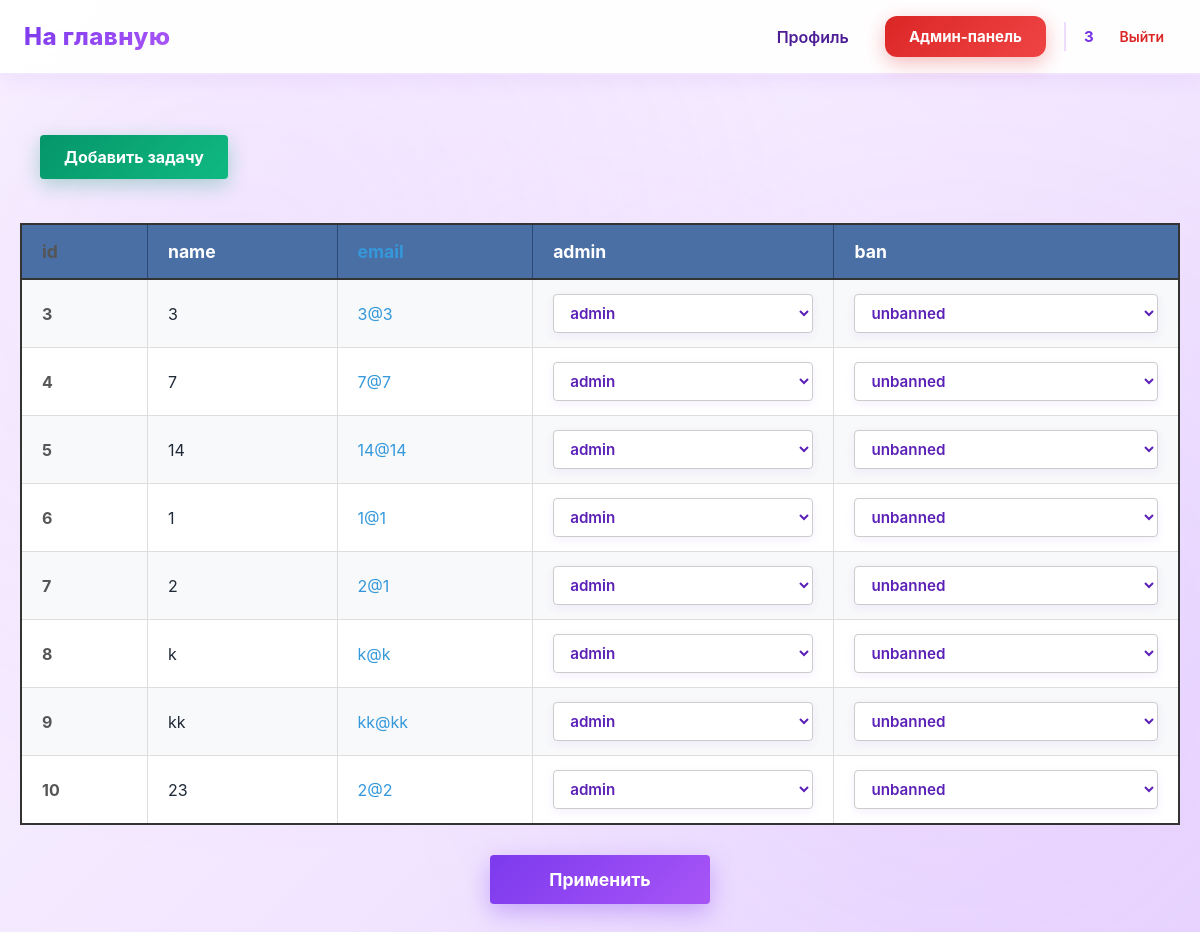
Page /admin (signed in) on the earlier database version.
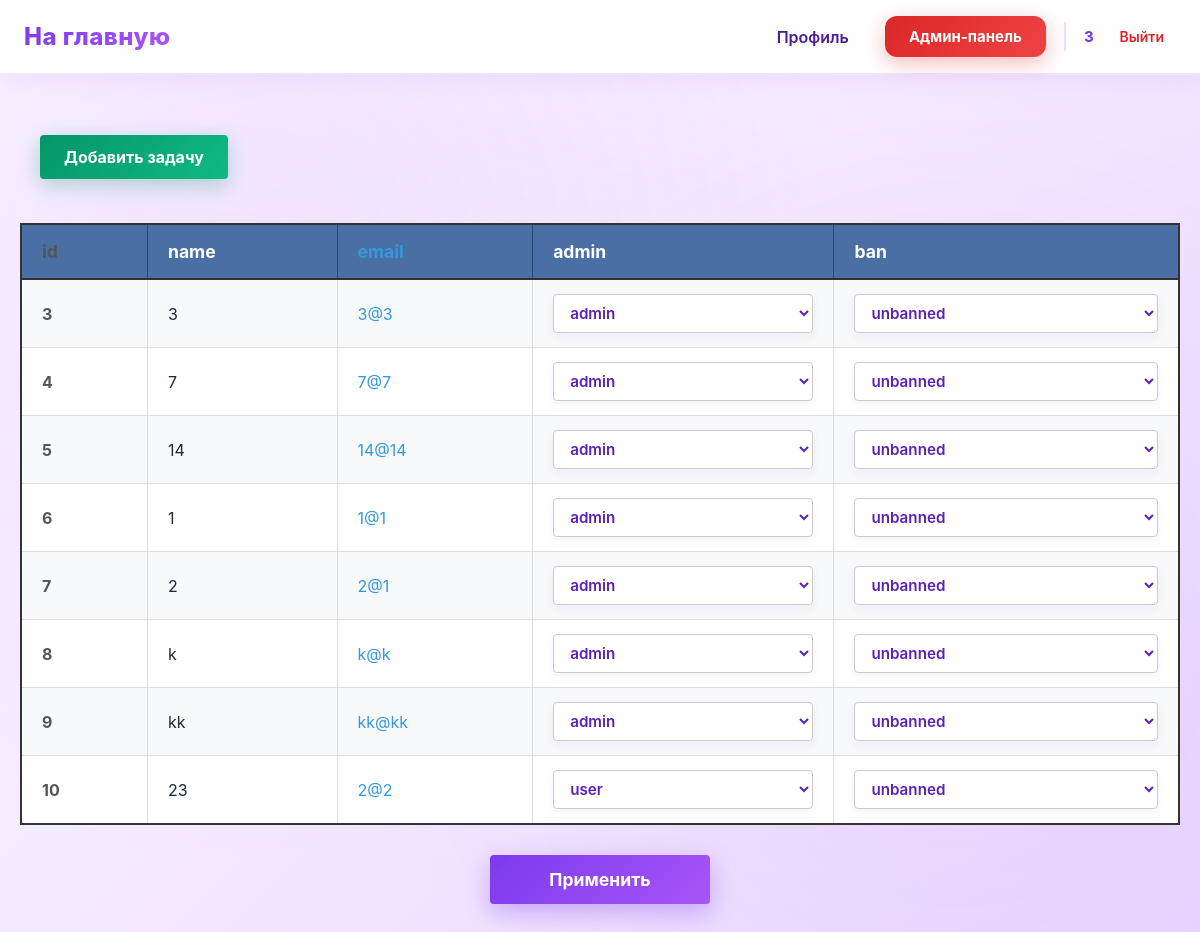
Same page on the later database version.
### data/users.py (models this page shows, shortened)
class User(SqlAlchemyBase, UserMixin):
    __tablename__ = 'users'
    id = sqlalchemy.Column(sqlalchemy.Integer,
                           primary_key=True, autoincrement=True)
    name = sqlalchemy.Column(sqlalchemy.String, nullable=True)
    email = sqlalchemy.Column(sqlalchemy.String,
                              index=True, unique=True, nullable=True)
    hashed_password = sqlalchemy.Column(sqlalchemy.String, nullable=True)
    elo_rating = sqlalchemy.Column(sqlalchemy.Float, default=1000)
    admin = sqlalchemy.Column(sqlalchemy.Boolean, default=0)
    ban = sqlalchemy.Column(sqlalchemy.Boolean, default=0)
    created_date = sqlalchemy.Column(sqlalchemy.DateTime,
                                     default=datetime.datetime.now)
    submissions = orm.relationship("Submissions", back_populates="user")

### main.py (the view, shortened to what this page needs)
@app.route('/admin', methods=["GET", "POST"])
@login_required
@admin_required
@user_ban
def admin():
    subject = session.get('subject')
    db_sess = db_session.create_session()
    users = db_sess.query(User)
    return render_template("admin_first.html", users=users, subject=subject)

### data/db_session.py (called while the page is built)
def create_session() -> Session:
    global __factory
    return __factory()

### main.py (called while the page is built)
@login_manager.user_loader
def load_user(user_id):
    db_sess = db_session.create_session()
    return db_sess.get(User, user_id)

def admin_required(func):
    @wraps(func)
    def wrapper(*args, **kwargs):
        if not current_user.admin:
            abort(403)
        return func(*args, **kwargs)
    return wrapper

def user_ban(func):
    @wraps(func)
    def wrapper(*args, **kwargs):
        if current_user.ban:
            abort(403)
        return func(*args, **kwargs)
    return wrapper

### templates/admin_first.html (shortened to what this page needs)
{% extends "base.html" %}
{% block styles %}
<link rel="stylesheet" href="{{ url_for('static', filename='admin_first.css') }}">
{% endblock %}
{% block content %}
<a class="btn btn-task" href="/admin/task">Добавить задачу</a>
<form method="post" action="/admin">
<div class="table-container">
    <table>
        <tr>
            <td>id</td>
            <td>name</td>
            <td>email</td>
            <td>admin</td>
            <td>ban</td>
        </tr>
        {% for user in users %}
        <tr>
            <td>{{user.id}}</td>
            <td>{{ user.name }}</td>
            <td>{{user.email}}</td>
            <td>
                <select class="admin-select" name="admin_{{user.id}}">
                    {% if user.admin == 1 %}
                        <option value="admin" selected>admin</option>
                    {% else %}
                        <option value="user" selected>user</option>
                    {% endif %}
                </select>
            </td>
            <td>
                <select class="ban-select" name="ban_{{user.id}}">
                    {% if user.ban == 1 %}
                        <option value="banned" selected>banned</option>
                        <option value="unbanned">unbanned</option>
                    {% else %}
                        <option value="unbanned" selected>unbanned</option>
                    {% endif %}
                </select>
            </td>
        </tr>
        {% endfor %}
    </table>
</div>
<button type="submit" id="applytBtn">Применить</button>
</form>
{% endblock %}

Differences in the rows shown:
changed User id 10: admin+id "admin" → "user"
